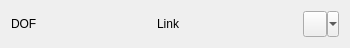
<?xml version="1.0" encoding="UTF-8"?>
<ui version="4.0">
 <class>TaskSketcherMessages</class>
 <widget class="QWidget" name="TaskSketcherMessages">
  <property name="geometry">
   <rect>
    <x>0</x>
    <y>0</y>
    <width>350</width>
    <height>48</height>
   </rect>
  </property>
  <property name="minimumSize">
   <size>
    <width>320</width>
    <height>0</height>
   </size>
  </property>
  <property name="windowTitle">
   <string notr="true">Form</string>
  </property>
  <layout class="QHBoxLayout" name="horizontalLayout">
   <item>
    <widget class="Gui::StatefulLabel" name="labelConstrainStatus">
     <property name="text">
      <string>DOF</string>
     </property>
    </widget>
   </item>
   <item>
    <widget class="Gui::UrlLabel" name="labelConstrainStatusLink">
     <property name="text">
      <string>Link</string>
     </property>
    </widget>
   </item>
   <item>
    <widget class="QToolButton" name="manualUpdate">
     <property name="sizePolicy">
      <sizepolicy hsizetype="Maximum" vsizetype="Preferred">
       <horstretch>0</horstretch>
       <verstretch>0</verstretch>
      </sizepolicy>
     </property>
     <property name="toolTip">
      <string>Forces the recomputation of the active document</string>
     </property>
     <property name="text">
      <string/>
     </property>
     <property name="icon">
      <iconset>
       <normaloff>:/icons/view-refresh.svg</normaloff>:/icons/view-refresh.svg</iconset>
     </property>
     <property name="popupMode">
      <enum>QToolButton::MenuButtonPopup</enum>
     </property>
    </widget>
   </item>
  </layout>
 </widget>
 <customwidgets>
  <customwidget>
   <class>Gui::StatefulLabel</class>
   <extends>QLabel</extends>
   <header>Gui/Widgets.h</header>
  </customwidget>
  <customwidget>
   <class>Gui::UrlLabel</class>
   <extends>QLabel</extends>
   <header>Gui/Widgets.h</header>
  </customwidget>
 </customwidgets>
 <resources/>
 <connections/>
</ui>
